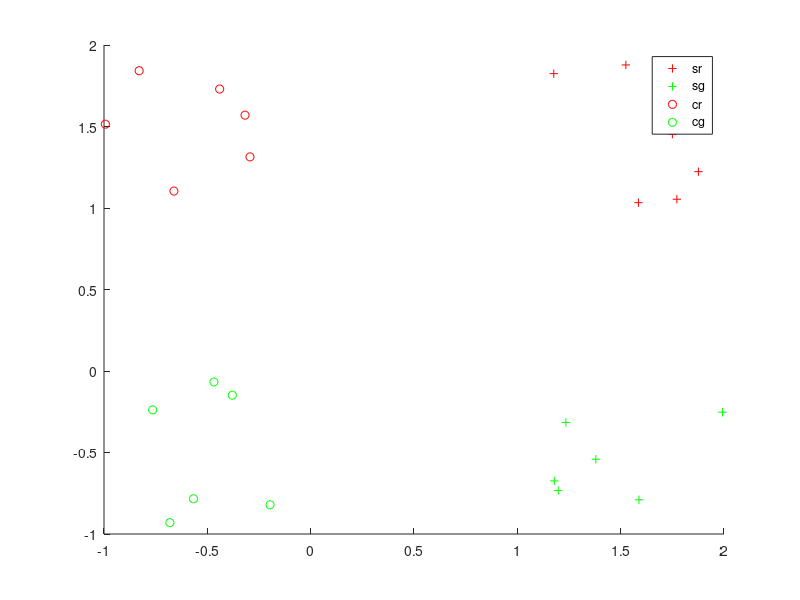

This figure's MATLAB source: (Note: this script raises an error after producing the figure.)
% This script is a demo showing some simple decoding on toy data.
% The toy data are simple matlab matrices and no "real" fMRI or EEG data.

% run this many times

for n_rep = 1:50

%% output dir
% cfg.results.dir = 'toyexample'
cfg.results.write = 0;

%% Generate the toy data
% define number of "runs" and center means
nruns = 6; % lets simulate we have n runs

set_red_square.mean = [1 1]; 
set_red_circle.mean = [-1 1]; 
set_green_square.mean = [1 -1]; 
set_green_circle.mean = [-1 -1];


% generate the data

% uniform
data_r_s = rand(nruns, length(set_red_square.mean)) + repmat(set_red_square.mean, nruns, 1);
data_r_c = rand(nruns, length(set_red_circle.mean)) + repmat(set_red_circle.mean, nruns, 1);
data_g_s = rand(nruns, length(set_green_square.mean)) + repmat(set_green_square.mean, nruns, 1);
data_g_c = rand(nruns, length(set_green_circle.mean)) + repmat(set_green_circle.mean, nruns, 1);


% put all together in a data matrix
data = [data_r_s; data_r_c; data_g_s; data_g_c]; 

%% add data description
% save the labels

% first analysis: squares vs circles
s_c_labels = [ 1 * ones(size(data_r_s, 1), 1);
              -1 * ones(size(data_r_c, 1), 1);
               1 * ones(size(data_r_s, 1), 1);
              -1 * ones(size(data_r_c, 1), 1)];

% second analyis: red vs green 
r_g_labels = [ 1 * ones(size(data_r_s, 1), 1);
               1 * ones(size(data_r_c, 1), 1);
              -1 * ones(size(data_r_s, 1), 1);
              -1 * ones(size(data_r_c, 1), 1)];

          
% save the run
cfg.files.step = [1:size(data_r_s, 1), 1:size(data_r_c, 1), 1:size(data_g_s, 1), 1:size(data_g_c, 1)]';
          
% save a description
for ifile = 1:size(data, 1)
    if s_c_labels(ifile) == 1
        form = 'square';
    else
        form = 'cirlce';
    end
    
    if r_g_labels(ifile) == 1
        color = 'red';
    else
        color = 'gre';
    end
    
    cfg.files.name(ifile) = {sprintf('%s_%s_run%i', form, color, cfg.files.step(ifile))};
end
% add an empty mask file
cfg.files.mask = '';

%% plot the data (if 2d)

if size(data, 2) == 2
    figure('name', 'data')

    hold all
    
    % plot s r
    filter = (s_c_labels == 1) & (r_g_labels == 1);
    plot(data(filter, 1), data(filter, 2), '+r');
    
    % plot s g
    filter = (s_c_labels == 1) & (r_g_labels == -1);
    plot(data(filter, 1), data(filter, 2), '+g');
    
    % plot c r
    filter = (s_c_labels == -1) & (r_g_labels == 1);
    plot(data(filter, 1), data(filter, 2), 'or');
    
    % plot c g
    filter = (s_c_labels == -1) & (r_g_labels == -1);
    plot(data(filter, 1), data(filter, 2), 'og');
end

legend({'sr', 'sg', 'cr', 'cg'})

%% create the design matrix

% set labels square vs circle
cfg.files.label = s_c_labels;

% train: red squares vs red circles
% test: red squares vs red circles
cfg.files.xclass = r_g_labels == 1;
design1_1 = make_design_xclass(cfg);
% the same with inverse train & test set
cfg.files.xclass = ~cfg.files.xclass;
design1_2 = make_design_xclass(cfg);

% train: red squares vs green circles
% test: green squares vs red circles
cfg.files.xclass = xor(r_g_labels == 1, s_c_labels == 1);
design1_3 = make_design_xclass(cfg);
% same with inverse labels
cfg.files.xclass = ~cfg.files.xclass;
design1_4 = make_design_xclass(cfg);


% put all in 1 design
cfg.design.train = [design1_1.train design1_2.train design1_3.train design1_4.train];
cfg.design.test = [design1_1.test design1_2.test design1_3.test design1_4.test];
cfg.design.label = [design1_1.label design1_2.label design1_3.label design1_4.label];
cfg.design.set = ones(1, size(cfg.design.train, 2));

print_design(cfg)

%% Prepare data for passing
passed_data.data = data;
passed_data.mask_index = 1:size(data, 2); % use all voxels
passed_data.files = cfg.files;
passed_data.hdr = ''; % we don't need a header, because we don't write img-files as output (but mat-files)
passed_data.dim = [length(set_green_circle.mean), 1, 1]; % add dimension information of the original data

%% Add defaults for the remaining parameters that we did not specify
cfg = decoding_defaults(cfg);

% Set the analysis that should be performed (here we only want to do 1
% decoding)
cfg.analysis = 'wholebrain';
% cfg.analysis = 'searchlight';
cfg.results.output = {'accuracy', 'binomial_probability', 'model_parameters'};
% Set the output directory where data will be saved
% cfg.results.dir = ''; fullfile(pwd, 'toyresults');

cfg.verbose = 2; % you want all information to be printed on screen

%% Play around with the decoding parameters

% Parameters for libsvm (from their webpage):
% -s svm_type : set type of SVM (default 0)
% 	0 -- C-SVC
% 	1 -- nu-SVC
% 	2 -- one-class SVM
% 	3 -- epsilon-SVR
% 	4 -- nu-SVR
% -t kernel_type : set type of kernel function (default 2)
% 	0 -- linear: u'*v
% 	1 -- polynomial: (gamma*u'*v + coef0)^degree
% 	2 -- radial basis function: exp(-gamma*|u-v|^2)
% 	3 -- sigmoid: tanh(gamma*u'*v + coef0)
% -d degree : set degree in kernel function (default 3)
% -g gamma : set gamma in kernel function (default 1/num_features)
% -r coef0 : set coef0 in kernel function (default 0)
% -c cost : set the parameter C of C-SVC, epsilon-SVR, and nu-SVR (default 1)
% -n nu : set the parameter nu of nu-SVC, one-class SVM, and nu-SVR (default 0.5)
% -p epsilon : set the epsilon in loss function of epsilon-SVR (default 0.1)
% -m cachesize : set cache memory size in MB (default 100)
% -e epsilon : set tolerance of termination criterion (default 0.001)
% -h shrinking: whether to use the shrinking heuristics, 0 or 1 (default 1)
% -b probability_estimates: whether to train a SVC or SVR model for probability estimates, 0 or 1 (default 0)
% -wi weight: set the parameter C of class i to weight*C, for C-SVC (default 1)
% 
% The k in the -g option means the number of attributes in the input data.

% RBF
cfg.decoding.train.classification.model_parameters = '-s 0 -t 0 -c 1 -b 0';

% default: cost = 1
% cfg.decoding.train.classification.model_parameters = '-s 0 -t 0 -c 1 -b 0';

% very high costs: points lie on the boundary
% cfg.decoding.train.classification.model_parameters = '-s 0 -t 0 -c 1000 -b 0';

% very low costs: points lie far away from the boundary
% cfg.decoding.train.classification.model_parameters = '-s 0 -t 0 -c 0.01 -b 0';



%% Run decoding
[results, cfg] = decoding(cfg, passed_data)
acc(n_rep) =  results.accuracy

%% end rep
end

%% predict some values to create a meshgrid
if size(data, 2) == 2

    hold on

    model = results.model_parameters.output(1).model(4)

    [X, Y] = meshgrid(-2:.1:2);
    Z = X;
    [predicted, acc, decision_values] = svmpredict(zeros(size(X(:))),[X(:), Y(:)],model,cfg.decoding.test.classification.model_parameters);
    Z(:) = decision_values;
    hold on
    contour(X,Y,Z, -1:1);   
    hold off
end
